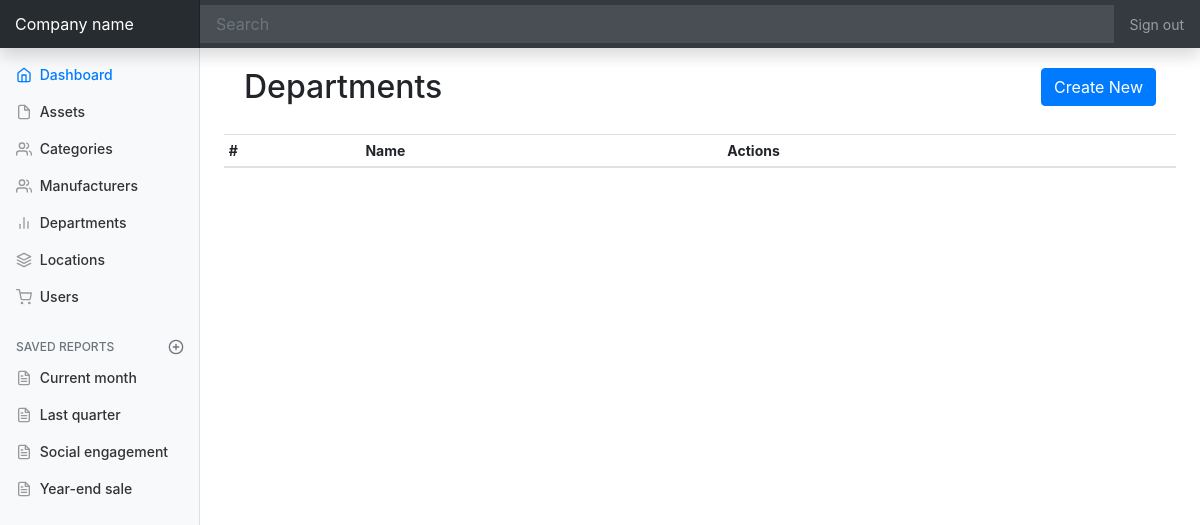
The page /departments on the database as committed earlier.
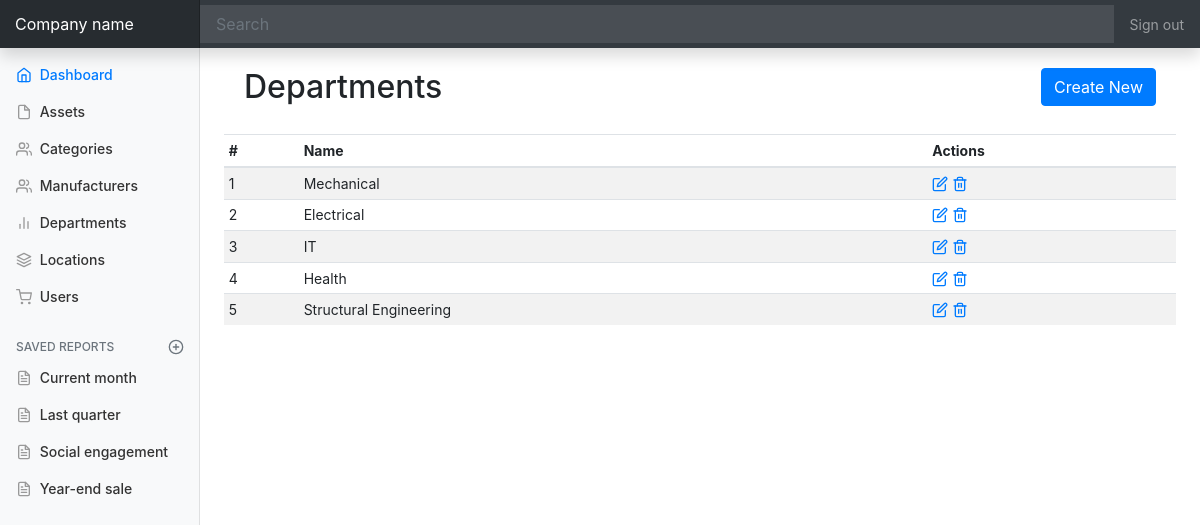
The same page on the database as committed later.
### app/models.py (models this page shows, shortened)
class Department(db.Model):
	id = db.Column(db.Integer, primary_key=True)
	name = db.Column(db.String(64), unique=True)
	locations = db.relationship('Location', backref="department")

### app/routes.py (the view)
@app.route('/departments')
def departments():
	departments = Department.query.all()
	return render_template('departments.html', title='Departments', departments=departments)

### app/templates/departments.html
{% extends "base.html" %}
{% block content %}
<section style="padding: 20px;">
  <h2 style="display:inline-flex;">Departments</h2>
  <a class="btn btn-primary float-right" href="departments/create">Create New</a>
</section>
<div class="table-responsive">
  <table class="table table-striped table-sm">
    <thead>
      <tr>
        <th>#</th>
        <th>Name</th>
        <th>Actions</th>
      </tr>
    </thead>
    <tbody>
    	{% for department in departments %}
      <tr>
        <td>{{ department.id }}</td>
        <td>{{ department.name }}</td>
        <td>
          <a href="#"><span data-feather="edit"></span></a>
          <a href="#"><span data-feather="trash-2"></span></a>
        </td>
      </tr>
      {% endfor %}
    </tbody>
  </table>
</div>
{% endblock %}

Rows that differ between the two databases and show on the page:
added Department: id "1", name "Mechanical"
added Department: id "2", name "Electrical"
added Department: id "3", name "IT"
added Department: id "4", name "Health"
added Department: id "5", name "Structural Engineering"
